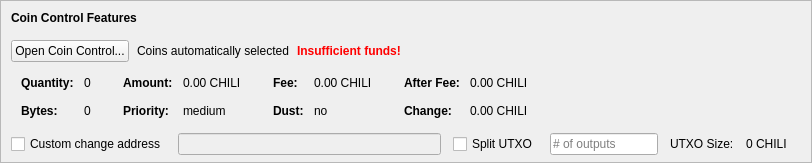
    <widget class="QFrame" name="frameCoinControl">
     <property name="sizePolicy">
      <sizepolicy hsizetype="Expanding" vsizetype="Expanding">
       <horstretch>0</horstretch>
       <verstretch>0</verstretch>
      </sizepolicy>
     </property>
     <property name="maximumSize">
      <size>
       <width>16777215</width>
       <height>16777215</height>
      </size>
     </property>
     <property name="frameShape">
      <enum>QFrame::StyledPanel</enum>
     </property>
     <property name="frameShadow">
      <enum>QFrame::Sunken</enum>
     </property>
     <layout class="QVBoxLayout" name="verticalLayoutCoinControl2">
      <property name="spacing">
       <number>0</number>
      </property>
      <property name="leftMargin">
       <number>0</number>
      </property>
      <property name="topMargin">
       <number>0</number>
      </property>
      <property name="rightMargin">
       <number>0</number>
      </property>
      <property name="bottomMargin">
       <number>6</number>
      </property>
      <item>
       <layout class="QVBoxLayout" name="verticalLayoutCoinControl" stretch="0,0,0,0,1">
        <property name="spacing">
         <number>0</number>
        </property>
        <property name="leftMargin">
         <number>10</number>
        </property>
        <property name="topMargin">
         <number>10</number>
        </property>
        <item>
         <layout class="QHBoxLayout" name="horizontalLayoutCoinControl1">
          <property name="bottomMargin">
           <number>15</number>
          </property>
          <item>
           <widget class="QLabel" name="labelCoinControlFeatures">
            <property name="sizePolicy">
             <sizepolicy hsizetype="Preferred" vsizetype="Maximum">
              <horstretch>0</horstretch>
              <verstretch>0</verstretch>
             </sizepolicy>
            </property>
            <property name="font">
             <font>
              <weight>75</weight>
              <bold>true</bold>
             </font>
            </property>
            <property name="styleSheet">
             <string notr="true">font-weight:bold;</string>
            </property>
            <property name="text">
             <string>Coin Control Features</string>
            </property>
           </widget>
          </item>
         </layout>
        </item>
        <item>
         <layout class="QHBoxLayout" name="horizontalLayoutCoinControl2" stretch="0,0,0,0">
          <property name="spacing">
           <number>8</number>
          </property>
          <property name="bottomMargin">
           <number>10</number>
          </property>
          <item>
           <widget class="QPushButton" name="pushButtonCoinControl">
            <property name="styleSheet">
             <string notr="true"/>
            </property>
            <property name="text">
             <string>Open Coin Control...</string>
            </property>
            <property name="autoDefault">
             <bool>false</bool>
            </property>
           </widget>
          </item>
          <item>
           <widget class="QLabel" name="labelCoinControlAutomaticallySelected">
            <property name="text">
             <string>Coins automatically selected</string>
            </property>
            <property name="margin">
             <number>5</number>
            </property>
           </widget>
          </item>
          <item>
           <widget class="QLabel" name="labelCoinControlInsuffFunds">
            <property name="font">
             <font>
              <weight>75</weight>
              <bold>true</bold>
             </font>
            </property>
            <property name="styleSheet">
             <string notr="true">color:red;font-weight:bold;</string>
            </property>
            <property name="text">
             <string>Insufficient funds!</string>
            </property>
            <property name="margin">
             <number>5</number>
            </property>
           </widget>
          </item>
          <item>
           <spacer name="horizontalSpacerCoinControl">
            <property name="orientation">
             <enum>Qt::Horizontal</enum>
            </property>
            <property name="sizeHint" stdset="0">
             <size>
              <width>40</width>
              <height>1</height>
             </size>
            </property>
           </spacer>
          </item>
         </layout>
        </item>
        <item>
         <widget class="QWidget" name="widgetCoinControl" native="true">
          <property name="sizePolicy">
           <sizepolicy hsizetype="Preferred" vsizetype="Preferred">
            <horstretch>0</horstretch>
            <verstretch>0</verstretch>
           </sizepolicy>
          </property>
          <property name="minimumSize">
           <size>
            <width>0</width>
            <height>0</height>
           </size>
          </property>
          <property name="styleSheet">
           <string notr="true"/>
          </property>
          <layout class="QHBoxLayout" name="horizontalLayoutCoinControl5">
           <property name="leftMargin">
            <number>0</number>
           </property>
           <property name="topMargin">
            <number>0</number>
           </property>
           <property name="rightMargin">
            <number>0</number>
           </property>
           <property name="bottomMargin">
            <number>0</number>
           </property>
           <item>
            <layout class="QHBoxLayout" name="horizontalLayoutCoinControl3" stretch="0,0,0,1">
             <property name="spacing">
              <number>20</number>
             </property>
             <property name="topMargin">
              <number>0</number>
             </property>
             <property name="bottomMargin">
              <number>10</number>
             </property>
             <item>
              <layout class="QFormLayout" name="formLayoutCoinControl1">
               <property name="horizontalSpacing">
                <number>10</number>
               </property>
               <property name="verticalSpacing">
                <number>14</number>
               </property>
               <property name="leftMargin">
                <number>10</number>
               </property>
               <property name="topMargin">
                <number>4</number>
               </property>
               <property name="rightMargin">
                <number>6</number>
               </property>
               <item row="0" column="0">
                <widget class="QLabel" name="labelCoinControlQuantityText">
                 <property name="font">
                  <font>
                   <weight>75</weight>
                   <bold>true</bold>
                  </font>
                 </property>
                 <property name="text">
                  <string>Quantity:</string>
                 </property>
                 <property name="margin">
                  <number>0</number>
                 </property>
                </widget>
               </item>
               <item row="0" column="1">
                <widget class="QLabel" name="labelCoinControlQuantity">
                 <property name="cursor">
                  <cursorShape>IBeamCursor</cursorShape>
                 </property>
                 <property name="contextMenuPolicy">
                  <enum>Qt::ActionsContextMenu</enum>
                 </property>
                 <property name="text">
                  <string notr="true">0</string>
                 </property>
                 <property name="margin">
                  <number>0</number>
                 </property>
                 <property name="textInteractionFlags">
                  <set>Qt::LinksAccessibleByMouse|Qt::TextSelectableByKeyboard|Qt::TextSelectableByMouse</set>
                 </property>
                </widget>
               </item>
               <item row="1" column="0">
                <widget class="QLabel" name="labelCoinControlBytesText">
                 <property name="font">
                  <font>
                   <weight>75</weight>
                   <bold>true</bold>
                  </font>
                 </property>
                 <property name="text">
                  <string>Bytes:</string>
                 </property>
                </widget>
               </item>
               <item row="1" column="1">
                <widget class="QLabel" name="labelCoinControlBytes">
                 <property name="cursor">
                  <cursorShape>IBeamCursor</cursorShape>
                 </property>
                 <property name="contextMenuPolicy">
                  <enum>Qt::ActionsContextMenu</enum>
                 </property>
                 <property name="text">
                  <string notr="true">0</string>
                 </property>
                 <property name="textInteractionFlags">
                  <set>Qt::LinksAccessibleByMouse|Qt::TextSelectableByKeyboard|Qt::TextSelectableByMouse</set>
                 </property>
                </widget>
               </item>
              </layout>
             </item>
             <item>
              <layout class="QFormLayout" name="formLayoutCoinControl2">
               <property name="horizontalSpacing">
                <number>10</number>
               </property>
               <property name="verticalSpacing">
                <number>14</number>
               </property>
               <property name="leftMargin">
                <number>6</number>
               </property>
               <property name="topMargin">
                <number>4</number>
               </property>
               <property name="rightMargin">
                <number>6</number>
               </property>
               <item row="0" column="0">
                <widget class="QLabel" name="labelCoinControlAmountText">
                 <property name="font">
                  <font>
                   <weight>75</weight>
                   <bold>true</bold>
                  </font>
                 </property>
                 <property name="text">
                  <string>Amount:</string>
                 </property>
                 <property name="margin">
                  <number>0</number>
                 </property>
                </widget>
               </item>
               <item row="0" column="1">
                <widget class="QLabel" name="labelCoinControlAmount">
                 <property name="cursor">
                  <cursorShape>IBeamCursor</cursorShape>
                 </property>
                 <property name="contextMenuPolicy">
                  <enum>Qt::ActionsContextMenu</enum>
                 </property>
                 <property name="text">
                  <string notr="true">0.00 CHILI</string>
                 </property>
                 <property name="textInteractionFlags">
                  <set>Qt::LinksAccessibleByMouse|Qt::TextSelectableByKeyboard|Qt::TextSelectableByMouse</set>
                 </property>
                </widget>
               </item>
               <item row="1" column="0">
                <widget class="QLabel" name="labelCoinControlPriorityText">
                 <property name="font">
                  <font>
                   <weight>75</weight>
                   <bold>true</bold>
                  </font>
                 </property>
                 <property name="text">
                  <string>Priority:</string>
                 </property>
                </widget>
               </item>
               <item row="1" column="1">
                <widget class="QLabel" name="labelCoinControlPriority">
                 <property name="cursor">
                  <cursorShape>IBeamCursor</cursorShape>
                 </property>
                 <property name="contextMenuPolicy">
                  <enum>Qt::ActionsContextMenu</enum>
                 </property>
                 <property name="text">
                  <string>medium</string>
                 </property>
                 <property name="textInteractionFlags">
                  <set>Qt::LinksAccessibleByMouse|Qt::TextSelectableByKeyboard|Qt::TextSelectableByMouse</set>
                 </property>
                </widget>
               </item>
              </layout>
             </item>
             <item>
              <layout class="QFormLayout" name="formLayoutCoinControl3">
               <property name="horizontalSpacing">
                <number>10</number>
               </property>
               <property name="verticalSpacing">
                <number>14</number>
               </property>
               <property name="leftMargin">
                <number>6</number>
               </property>
               <property name="topMargin">
                <number>4</number>
               </property>
               <property name="rightMargin">
                <number>6</number>
               </property>
               <item row="0" column="0">
                <widget class="QLabel" name="labelCoinControlFeeText">
                 <property name="font">
                  <font>
                   <weight>75</weight>
                   <bold>true</bold>
                  </font>
                 </property>
                 <property name="text">
                  <string>Fee:</string>
                 </property>
                 <property name="margin">
                  <number>0</number>
                 </property>
                </widget>
               </item>
               <item row="0" column="1">
                <widget class="QLabel" name="labelCoinControlFee">
                 <property name="cursor">
                  <cursorShape>IBeamCursor</cursorShape>
                 </property>
                 <property name="contextMenuPolicy">
                  <enum>Qt::ActionsContextMenu</enum>
                 </property>
                 <property name="text">
                  <string notr="true">0.00 CHILI</string>
                 </property>
                 <property name="textInteractionFlags">
                  <set>Qt::LinksAccessibleByMouse|Qt::TextSelectableByKeyboard|Qt::TextSelectableByMouse</set>
                 </property>
                </widget>
               </item>
               <item row="1" column="0">
                <widget class="QLabel" name="labelCoinControlLowOutputText">
                 <property name="font">
                  <font>
                   <weight>75</weight>
                   <bold>true</bold>
                  </font>
                 </property>
                 <property name="text">
                  <string>Dust:</string>
                 </property>
                </widget>
               </item>
               <item row="1" column="1">
                <widget class="QLabel" name="labelCoinControlLowOutput">
                 <property name="cursor">
                  <cursorShape>IBeamCursor</cursorShape>
                 </property>
                 <property name="contextMenuPolicy">
                  <enum>Qt::ActionsContextMenu</enum>
                 </property>
                 <property name="text">
                  <string>no</string>
                 </property>
                 <property name="textInteractionFlags">
                  <set>Qt::LinksAccessibleByMouse|Qt::TextSelectableByKeyboard|Qt::TextSelectableByMouse</set>
                 </property>
                </widget>
               </item>
              </layout>
             </item>
             <item>
              <layout class="QFormLayout" name="formLayoutCoinControl4">
               <property name="horizontalSpacing">
                <number>10</number>
               </property>
               <property name="verticalSpacing">
                <number>14</number>
               </property>
               <property name="leftMargin">
                <number>6</number>
               </property>
               <property name="topMargin">
                <number>4</number>
               </property>
               <property name="rightMargin">
                <number>6</number>
               </property>
               <item row="0" column="0">
                <widget class="QLabel" name="labelCoinControlAfterFeeText">
                 <property name="font">
                  <font>
                   <weight>75</weight>
                   <bold>true</bold>
                  </font>
                 </property>
                 <property name="text">
                  <string>After Fee:</string>
                 </property>
                 <property name="margin">
                  <number>0</number>
                 </property>
                </widget>
               </item>
               <item row="0" column="1">
                <widget class="QLabel" name="labelCoinControlAfterFee">
                 <property name="cursor">
                  <cursorShape>IBeamCursor</cursorShape>
                 </property>
                 <property name="contextMenuPolicy">
                  <enum>Qt::ActionsContextMenu</enum>
                 </property>
                 <property name="text">
                  <string notr="true">0.00 CHILI</string>
                 </property>
                 <property name="textInteractionFlags">
                  <set>Qt::LinksAccessibleByMouse|Qt::TextSelectableByKeyboard|Qt::TextSelectableByMouse</set>
                 </property>
                </widget>
               </item>
               <item row="1" column="0">
                <widget class="QLabel" name="labelCoinControlChangeText">
                 <property name="font">
                  <font>
                   <weight>75</weight>
                   <bold>true</bold>
                  </font>
                 </property>
                 <property name="text">
                  <string>Change:</string>
                 </property>
                </widget>
               </item>
               <item row="1" column="1">
                <widget class="QLabel" name="labelCoinControlChange">
                 <property name="cursor">
                  <cursorShape>IBeamCursor</cursorShape>
                 </property>
                 <property name="contextMenuPolicy">
                  <enum>Qt::ActionsContextMenu</enum>
                 </property>
                 <property name="text">
                  <string notr="true">0.00 CHILI</string>
                 </property>
                 <property name="textInteractionFlags">
                  <set>Qt::LinksAccessibleByMouse|Qt::TextSelectableByKeyboard|Qt::TextSelectableByMouse</set>
                 </property>
                </widget>
               </item>
              </layout>
             </item>
            </layout>
           </item>
          </layout>
         </widget>
        </item>
        <item>
         <layout class="QHBoxLayout" name="horizontalLayoutCoinControl4" stretch="0,0,0,0,0,0,0">
          <property name="spacing">
           <number>12</number>
          </property>
          <property name="sizeConstraint">
           <enum>QLayout::SetDefaultConstraint</enum>
          </property>
          <property name="topMargin">
           <number>5</number>
          </property>
          <property name="rightMargin">
           <number>5</number>
          </property>
          <item>
           <widget class="QCheckBox" name="checkBoxCoinControlChange">
            <property name="toolTip">
             <string>If this is activated, but the change address is empty or invalid, change will be sent to a newly generated address.</string>
            </property>
            <property name="text">
             <string>Custom change address</string>
            </property>
           </widget>
          </item>
          <item>
           <widget class="QValidatedLineEdit" name="lineEditCoinControlChange">
            <property name="enabled">
             <bool>false</bool>
            </property>
            <property name="sizePolicy">
             <sizepolicy hsizetype="Expanding" vsizetype="Fixed">
              <horstretch>0</horstretch>
              <verstretch>0</verstretch>
             </sizepolicy>
            </property>
           </widget>
          </item>
          <item>
           <widget class="QCheckBox" name="splitBlockCheckBox">
            <property name="text">
             <string>Split UTXO</string>
            </property>
           </widget>
          </item>
          <item>
           <widget class="QLineEdit" name="splitBlockLineEdit">
            <property name="sizePolicy">
             <sizepolicy hsizetype="Fixed" vsizetype="Fixed">
              <horstretch>50</horstretch>
              <verstretch>0</verstretch>
             </sizepolicy>
            </property>
            <property name="placeholderText">
             <string># of outputs</string>
            </property>
           </widget>
          </item>
          <item>
           <widget class="QLabel" name="labelBlockSizeText">
            <property name="text">
             <string>UTXO Size:</string>
            </property>
           </widget>
          </item>
          <item>
           <widget class="QLabel" name="labelBlockSize">
            <property name="text">
             <string>0 CHILI</string>
            </property>
           </widget>
          </item>
          <item>
           <widget class="QLabel" name="labelCoinControlChangeLabel">
            <property name="sizePolicy">
             <sizepolicy hsizetype="Preferred" vsizetype="Expanding">
              <horstretch>0</horstretch>
              <verstretch>0</verstretch>
             </sizepolicy>
            </property>
            <property name="minimumSize">
             <size>
              <width>0</width>
              <height>0</height>
             </size>
            </property>
            <property name="text">
             <string/>
            </property>
            <property name="margin">
             <number>3</number>
            </property>
           </widget>
          </item>
         </layout>
        </item>
        <item>
         <spacer name="verticalSpacerCoinControl">
          <property name="orientation">
           <enum>Qt::Vertical</enum>
          </property>
          <property name="sizeHint" stdset="0">
           <size>
            <width>800</width>
            <height>1</height>
           </size>
          </property>
         </spacer>
        </item>
       </layout>
      </item>
     </layout>
    </widget>
